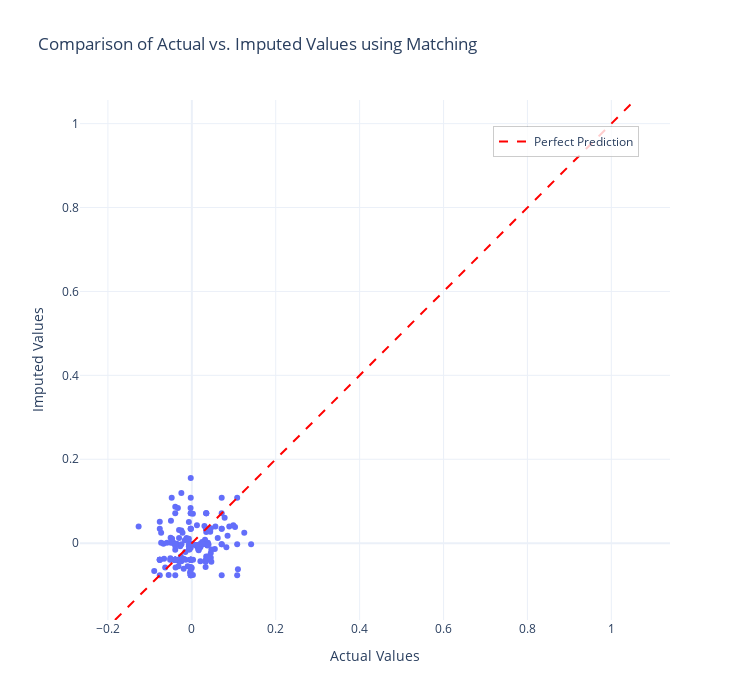

Source (notebook cell):
### Markdown cell above
## Evaluating the imputation results

Now let's compare the imputed values with the actual values to evaluate the performance of our imputer. Matching does not have the ability to adapt its prediction to specific quantiles, which means no matter which quantile we select, we will obtain the same results

### Code cell
# Define your quantiles
quantiles = list(imputed_values.keys())

# Convert imputed_values dict to a 3D array: (n_samples, n_quantiles)
pred_matrix = np.stack(
    [imputed_values[q].values.flatten() for q in quantiles], axis=1
)

# Actual values flattened
actual = actual_values.values.flatten()

# Compute absolute error matrix: shape (n_samples, n_quantiles)
abs_error = np.abs(pred_matrix - actual[:, None])

# Find index of closest prediction for each sample
closest_indices = abs_error.argmin(axis=1)

# Select the closest predictions
closest_predictions = np.array(
    [pred_matrix[i, idx] for i, idx in enumerate(closest_indices)]
)

# Wrap as DataFrame for plotting
closest_df = pd.DataFrame(
    {
        "Actual": actual,
        "ClosestPrediction": closest_predictions,
    }
)

# Extract median predictions for evaluation
median_predictions = imputed_values[0.5]

# Convert data for plotting
plot_df = pd.DataFrame(
    {
        "Actual": actual_values.values.flatten(),
        "Imputed": median_predictions.values.flatten(),
    }
)

# Create the scatter plot
fig = go.Figure()

# Add scatter points
fig.add_trace(
    go.Scatter(
        x=plot_df["Actual"],
        y=plot_df["Imputed"],
        mode='markers',
        name='Data points',
        showlegend=False
    )
)

# Calculate the full range to ensure square plot
all_values = np.concatenate([plot_df["Actual"], plot_df["Imputed"]])
min_val = all_values.min()
max_val = all_values.max()
padding = (max_val - min_val) * 0.05  # 5% padding

plot_min = min_val - padding
plot_max = max_val + padding

# Add the diagonal line
fig.add_trace(
    go.Scatter(
        x=[plot_min, plot_max],
        y=[plot_min, plot_max],
        mode='lines',
        line=dict(
            color='red',
            dash='dash',
            width=2
        ),
        name='Perfect Prediction',
        showlegend=True
    )
)

# Update layout with fixed ranges
fig.update_layout(
    title="Comparison of actual vs. imputed values using Matching",
    xaxis_title="Actual values",
    yaxis_title="Imputed values",
    width=750,
    height=700,
    template="plotly_white",
    xaxis=dict(
        range=[plot_min, plot_max],
        scaleanchor="y",  # This ensures the axes have the same scale
        scaleratio=1,
    ),
    yaxis=dict(
        range=[plot_min, plot_max],
    ),
    showlegend=True,
    legend=dict(
        x=0.7,
        y=0.95,
        bgcolor='rgba(255, 255, 255, 0.8)',
        bordercolor='rgba(0, 0, 0, 0.2)',
        borderwidth=1
    )
)

fig.show()

### Figure 1 — Plotly figure (JSON) as saved in the notebook; plotly's stock layout.template omitted (floating-point values rounded to 4 significant figures; data arrays with more than 128 entries replaced by an {"elided": "..."} marker saying what was removed)
{"data": [{"mode": "markers", "name": "Data points", "showlegend": false, "type": "scatter", "x": {"elided": "267 mixed values"}, "y": {"elided": "267 mixed values"}}, {"line": {"color": "red", "dash": "dash", "width": 2}, "mode": "lines", "name": "Perfect Prediction", "showlegend": true, "type": "scatter", "x": [-0.1831, 1.056], "y": [-0.1831, 1.056]}], "layout": {"height": 700, "legend": {"bgcolor": "rgba(255, 255, 255, 0.8)", "bordercolor": "rgba(0, 0, 0, 0.2)", "borderwidth": 1, "x": 0.7, "y": 0.95}, "showlegend": true, "title": {"text": "Comparison of Actual vs. Imputed Values using Matching"}, "width": 750, "xaxis": {"range": [-0.1831, 1.056], "scaleanchor": "y", "scaleratio": 1, "title": {"text": "Actual Values"}}, "yaxis": {"range": [-0.1831, 1.056], "title": {"text": "Imputed Values"}}}}
